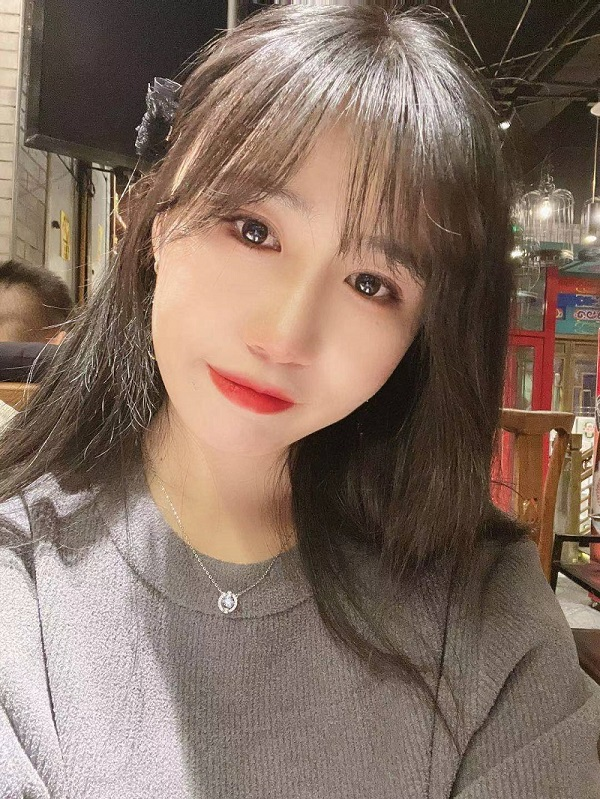
#> input picture aa.jpg, 600 x 799 px
$ python ascil.py
#> lines starting #> are read from the running program, lines starting #| are printed output that depends on the picture
from PIL import Image

#要处理的图片名
IMG = 'aa.jpg'
#宽像素点
WIDTH = 500
#高像素点
HEIGHT = 700
#输出路径
OUTPUT = None

ascii_char = list("$@B%8&WM#*oahkbdpqwmZO0QLCJUYXzcvunxrjft/\|()1{}[]?-_+~<>i!lI;:,\"^`'. ")

# 将256灰度映射到70个字符上
def get_char(r, g, b, alpha=256):
    if alpha == 0:
        return ' '
    length = len(ascii_char)
    gray = int(0.2126 * r + 0.7152 * g + 0.0722 * b)

    unit = (256.0 + 1) / length
    return ascii_char[int(gray / unit)]

if __name__ == '__main__':

    #打开图片并重置大小
    im = Image.open(IMG)
#> im is the input picture: PIL image 600x799 RGB; mean R, G, B 132.8, 111.8, 99
    im = im.resize((WIDTH, HEIGHT), Image.NEAREST)
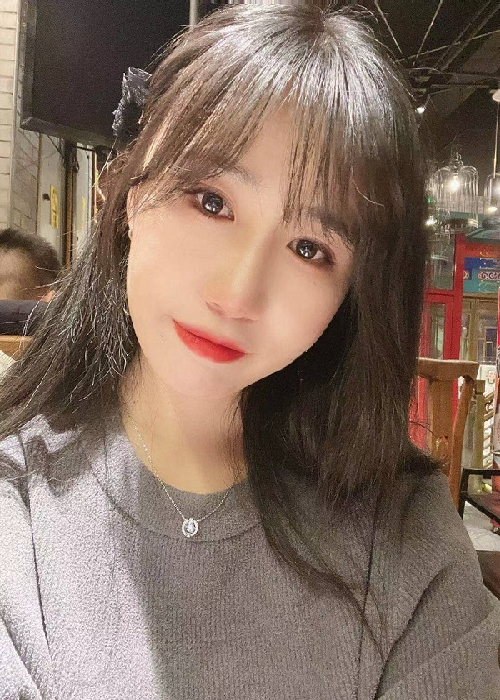
#> im: PIL image 500x700 RGB; mean R, G, B 132.8, 111.8, 99
    #显示图片
    im.show()

    txt = ''

    for i in range(HEIGHT):
        for j in range(WIDTH):
#> (the run stopped early here; a loop or call above may not have finished)
